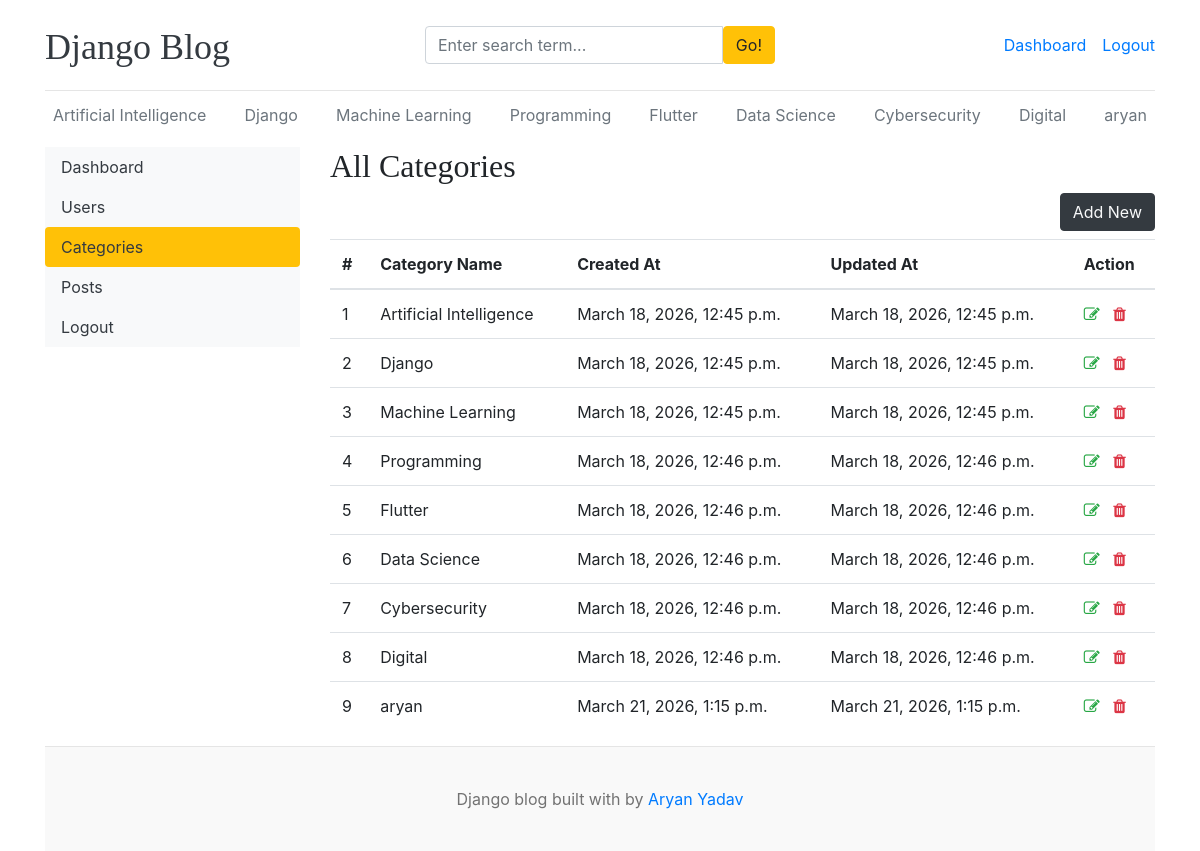
The page /dashboard/categories/ (signed in) on the database as committed earlier.
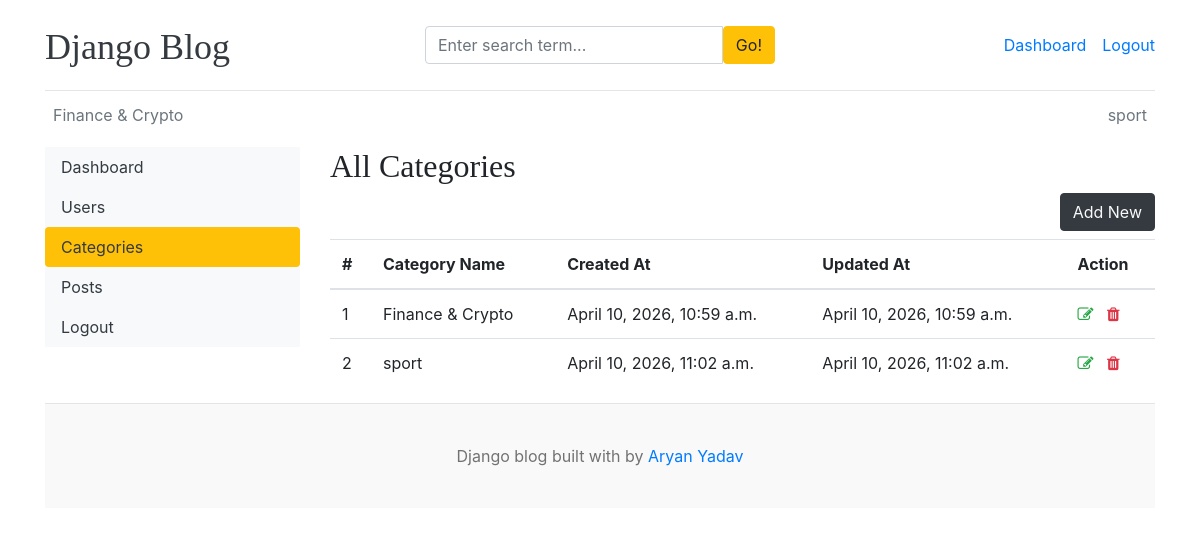
The same page on the database as committed later.
### blogs/models.py (models this page shows)
class Category(models.Model):
    category_name   = models.CharField(max_length = 50,unique = True)
    author = models.ForeignKey(User, on_delete=models.CASCADE, null=True, blank=True)
    created_at = models.DateTimeField(auto_now_add = True)
    updated_at = models.DateTimeField(auto_now = True)
    class Meta:
        verbose_name_plural = 'categories'
    def __str__(self):
        return self.category_name

### dashboards/views.py (the view)
# urls.py: path('categories/',views.categories,name= 'categories'),
@login_required(login_url='login')
def categories(request):
    if request.user.is_staff:
        categories_list = Category.objects.all()
    else:
        categories_list = Category.objects.filter(author=request.user)
    context = {
        'categories': categories_list,
    }
    return render(request, 'dashboard/categories.html', context)

### blogs/context_processors.py (called while the page is built)
def get_categories(request):
    categories = Category.objects.all()
    return dict(categories = categories)

def get_social_links(request):
    social_links  = SocialLink.objects.all()
    return dict(social_links = social_links)

### templates/dashboard/categories.html (shortened to what this page needs)
{% extends 'base.html' %}
{% block content %}
<div class="row">
    {% include 'dashboard/sidebar.html' %}
    <div class="col-md-9">
        <h2>All Categories</h2>
        <a href="{% url 'add_category' %}" class="btn btn-dark text-light float-right mb-2">Add New</a>
        <table class="table table-hover">
            <thead>
              <tr>
                <th>#</th>
                <th>Category Name</th>
                <th>Created At</th>
                <th>Updated At</th>
                <th>Action</th>
              </tr>
            </thead>
            <tbody>
            {% for cat in categories %}
              <tr>
                <td>{{ forloop.counter }}</td>
                <td>{{ cat }}</td>
                <td>{{ cat.created_at }}</td>
                <td>{{ cat.updated_at }}</td>
                <td>
                    <a href="{% url 'edit_category' cat.id %}"><i class="fa fa-edit text-success"></i></a>
                    <a href="{% url 'delete_category' cat.id %}"><i class="fa fa-trash text-danger"></i></a>
                </td>
              </tr>
            {% endfor %}
            </tbody>
          </table>
    </div>
</div>
{% endblock %}

### templates/base.html (shortened to what this page needs)
{% load static %}
<!DOCTYPE html>
<html lang="en">
<head>
    <link href="https://getbootstrap.com/docs/4.0/dist/css/bootstrap.min.css" rel="stylesheet">
    <link href="{% static 'css/blog.css' %}" rel="stylesheet">
    <link rel="stylesheet" href="https://cdnjs.cloudflare.com/ajax/libs/font-awesome/4.7.0/css/font-awesome.min.css">
  </head>
<body>
    <div class="container">
      <header class="blog-header py-3">
        <div class="row flex-nowrap justify-content-between align-items-center">
          <div class="col-4 pt-1">
            <a class="blog-header-logo text-dark" href="/">Django Blog</a>
          </div>
          <div class="col-4">
            <form action="{% url 'search' %}" method="GET">
              <div class="input-group">
                <input class="form-control" type="text" name="keyword" value="{{ keyword }}" placeholder="Enter search term..." aria-label="Enter search term..." aria-describedby="button-search" />
                <button type="submit" class="btn btn-warning" id="button-search" type="button">Go!</button>
            </div>
            </form>
          </div>
          <div class="col-4 d-flex justify-content-end align-items-center">
            {% if not user.is_authenticated %}
            <a class="btn btn-sm btn-warning" href="{% url 'login' %}">Login</a> &nbsp;
            <a class="btn btn-sm btn-outline-secondary" href="{% url 'register' %}">Register</a>
            {% else %}
            <span><a href="{% url 'dashboard' %}">Dashboard</a></span>
            <span><a href="{% url 'logout' %}">Logout</a></span>
            {% endif %}
          </div>
        </div>
      </header>
      <div class="nav-scroller py-1 mb-2">
        <nav class="nav d-flex justify-content-between">
          {% for cat in categories %}
          <a class="p-2 text-muted" href="{% url 'posts_by_category' cat.id %}">{{ cat.category_name }}</a>
          {% endfor %}
        </nav>
      </div>
{% block content %}
{% endblock %}
<footer class="blog-footer">
    <p>Django blog built with  by <a href="#">Aryan Yadav </a></p>
  </footer>
  </body>
  </html>

### templates/dashboard/sidebar.html
<div class="col-md-3">
        <div class = "nav flex-column nav-pills bg-light" aria-orientation = "vertical">
                <a href="{% url 'dashboard' %}" class = "nav-link text-dark {% if '/dashboard/' == request.path %}bg-warning{% endif %}">Dashboard</a>
                {% if perms.auth.view_user %}
                <a href="{% url 'users' %}" class = "nav-link text-dark {% if '/users/' in request.path %}bg-warning{% endif %}">Users</a>
                {% endif %}
                <a href="{% url 'categories' %}" class = "nav-link text-dark {% if '/categories/' in request.path %}bg-warning{% endif %}">Categories</a>
                <a href="{% url 'posts' %}" class = "nav-link text-dark {% if '/posts/' in request.path %}bg-warning{% endif %}">Posts</a>
                <a href="" class = "nav-link text-dark">Logout</a>
        </div>
    </div>

### blog_main/static/css/blog.css (style rules this page uses)
.blog-header { border-bottom: 1px solid #e5e5e5; }
.blog-header-logo { font-family: "Playfair Display", Georgia, "Times New Roman", serif; font-size: 2.25rem; }
h1, h2, h3, h4, h5, h6 { font-family: "Playfair Display", Georgia, "Times New Roman", serif; }
.blog-footer { padding: 2.5rem 0; color: #727272; text-align: center; background-color: #f9f9f9; border-top: .05rem solid #e5e5e5; }
.blog-footer p:last-child { margin-bottom: 0; }

Rows that differ between the two databases and show on the page:
removed Category: category_name "Artificial Intelligence", created_at "March 18, 2026, 12:45 p.m.", updated_at "March 18, 2026, 12:45 p.m."
removed Category: category_name "Django", created_at "March 18, 2026, 12:45 p.m.", updated_at "March 18, 2026, 12:45 p.m."
removed Category: category_name "Machine Learning", created_at "March 18, 2026, 12:45 p.m.", updated_at "March 18, 2026, 12:45 p.m."
removed Category: category_name "Programming", created_at "March 18, 2026, 12:46 p.m.", updated_at "March 18, 2026, 12:46 p.m."
removed Category: category_name "Flutter", created_at "March 18, 2026, 12:46 p.m.", updated_at "March 18, 2026, 12:46 p.m."
removed Category: category_name "Data Science", created_at "March 18, 2026, 12:46 p.m.", updated_at "March 18, 2026, 12:46 p.m."
removed Category: category_name "Cybersecurity", created_at "March 18, 2026, 12:46 p.m.", updated_at "March 18, 2026, 12:46 p.m."
removed Category: category_name "Digital", created_at "March 18, 2026, 12:46 p.m.", updated_at "March 18, 2026, 12:46 p.m."
removed Category: category_name "aryan", created_at "March 21, 2026, 1:15 p.m.", updated_at "March 21, 2026, 1:15 p.m."
added Category: category_name "Finance & Crypto", created_at "April 10, 2026, 10:59 a.m.", updated_at "April 10, 2026, 10:59 a.m."
added Category: category_name "sport", created_at "April 10, 2026, 11:02 a.m.", updated_at "April 10, 2026, 11:02 a.m."
